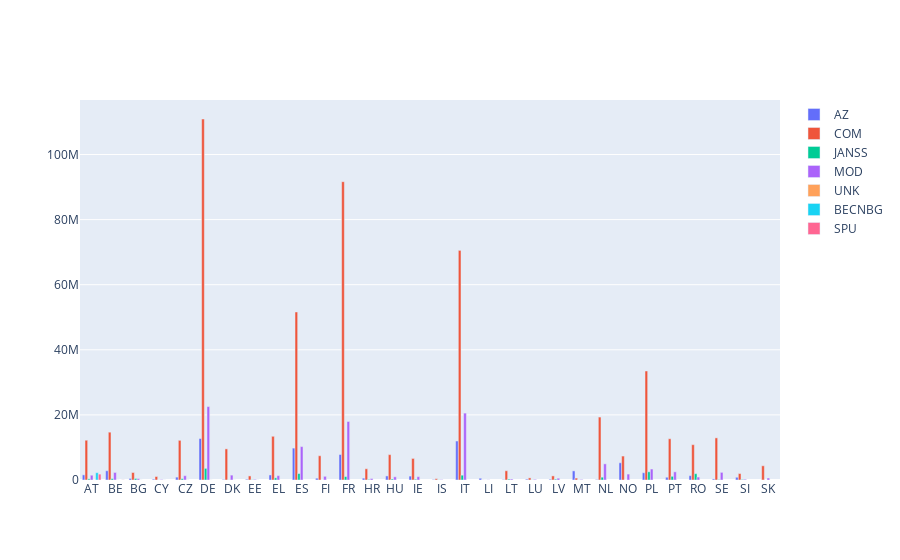

The notebook cell saved with this chart:
### Code cell
fig = go.Figure(data=[ 
    go.Bar(name=vaccine, x=data_covid19_ecdc['ReportingCountry'].unique(), y=data_covid19_ecdc[data_covid19_ecdc['Vaccine']==vaccine]['TotDoses']) for vaccine in vaccineTypes
])
fig

### Figure 1 — Plotly figure (JSON) as saved in the notebook; plotly's stock layout.template omitted (floating-point values rounded to 4 significant figures)
{"data": [{"name": "AZ", "type": "bar", "x": ["AT", "BE", "BG", "CY", "CZ", "DE", "DK", "EE", "EL", "ES", "FI", "FR", "HR", "HU", "IE", "IS", "IT", "LI", "LT", "LU", "LV", "MT", "NL", "NO", "PL", "PT", "RO", "SE", "SI", "SK"], "y": [1582771, 2842678, 478451, 254490, 885489, 12743071, 154967, 234535, 1548942, 9794631, 553832, 7827963, 566072, 1251605, 1197645, 115473, 11974865, 536242, 105262, 259676, 227393, 2800752, 146655, 5288514, 2231642, 852250, 1334925, 327025, 842121]}, {"name": "COM", "type": "bar", "x": ["AT", "BE", "BG", "CY", "CZ", "DE", "DK", "EE", "EL", "ES", "FI", "FR", "HR", "HU", "IE", "IS", "IT", "LI", "LT", "LU", "LV", "MT", "NL", "NO", "PL", "PT", "RO", "SE", "SI", "SK"], "y": [12222806, 14691457, 2302920, 1073686, 12185014, 110914191, 9559735, 1251947, 13428613, 51624072, 7450536, 91656388, 3451024, 7794058, 6627936, 400174, 70548912, 19092, 2841920, 644530, 1259181, 587866, 19333771, 7354716, 33493512, 12671273, 10850970, 12941404, 1985111, 4365285]}, {"name": "JANSS", "type": "bar", "x": ["AT", "BE", "BG", "CY", "CZ", "DE", "DK", "EE", "EL", "ES", "FI", "FR", "HR", "HU", "IE", "IS", "IT", "LI", "LT", "LU", "LV", "MT", "NL", "NO", "PL", "PT", "RO", "SE", "SI", "SK"], "y": [354848, 414005, 465744, 26334, 405394, 3580634, 46882, 74698, 664002, 1981138, 0, 1062060, 188556, 306384, 237635, 54182, 1478138, 214, 281503, 40947, 263030, 31778, 867074, 6405, 2527742, 1129550, 1939988, 136346, 166913]}, {"name": "MOD", "type": "bar", "x": ["AT", "BE", "BG", "CY", "CZ", "DE", "DK", "EE", "EL", "ES", "FI", "FR", "HR", "HU", "IE", "IS", "IT", "LI", "LT", "LU", "LV", "MT", "NL", "NO", "PL", "PT", "RO", "SE", "SI", "SK"], "y": [1469044, 2317314, 413494, 135203, 1322258, 22556371, 1499143, 193338, 1344047, 10261515, 1127409, 17976870, 453831, 978843, 1026493, 90908, 20556509, 41305, 300817, 191938, 544988, 157390, 4964417, 1819916, 3371446, 2508938, 908769, 2346118, 226030, 608333]}, {"name": "UNK", "type": "bar", "x": ["AT", "BE", "BG", "CY", "CZ", "DE", "DK", "EE", "EL", "ES", "FI", "FR", "HR", "HU", "IE", "IS", "IT", "LI", "LT", "LU", "LV", "MT", "NL", "NO", "PL", "PT", "RO", "SE", "SI", "SK"], "y": [3435, 17, 0, 4821, 14755, 0, 0, 2176]}, {"name": "BECNBG", "type": "bar", "x": ["AT", "BE", "BG", "CY", "CZ", "DE", "DK", "EE", "EL", "ES", "FI", "FR", "HR", "HU", "IE", "IS", "IT", "LI", "LT", "LU", "LV", "MT", "NL", "NO", "PL", "PT", "RO", "SE", "SI", "SK"], "y": [2239144]}, {"name": "SPU", "type": "bar", "x": ["AT", "BE", "BG", "CY", "CZ", "DE", "DK", "EE", "EL", "ES", "FI", "FR", "HR", "HU", "IE", "IS", "IT", "LI", "LT", "LU", "LV", "MT", "NL", "NO", "PL", "PT", "RO", "SE", "SI", "SK"], "y": [1807392, 37688]}], "layout": {}}
